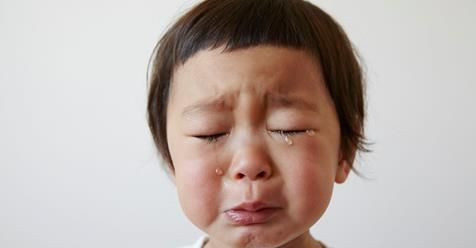
#> input picture cry.jpg, 476 x 248 px
$ jupyter execute 1_Face_Detection.ipynb   (shell and % lines are left out)
#> lines starting #> are read from the running program, lines starting #| are printed output that depends on the picture; after the words box and inside, x2 and y2 are one past the last pixel; in counts of white or black regions, pixels touching at a corner belong together
<a href="https://colab.research.google.com/github/Ruqyai/fihm/blob/master/1_Face_Detection.ipynb" target="_parent"></a>

##Haar feature-based cascade classifiers

It is basically a machine learning based approach where a cascade function is trained from a lot of images both positive and negative. Based on the training it is then used to detect the objects in the other images.

[more types ...](https://github.com/opencv/opencv/tree/master/data/haarcascades)

##Upload an image

[cell 1]
from google.colab import files
img_name = files.upload()
#> the answer given: cry.jpg

## Let us start

[cell 2]
import cv2
from google.colab.patches import cv2_imshow
import matplotlib.pyplot as plt

imagePath= list(img_name)[0]

cascPath = "haarcascade_frontalface_default.xml"

# Create the haar cascade
faceCascade = cv2.CascadeClassifier(cascPath)

# Read the image
image = cv2.imread(imagePath)
#> image is the input picture: shape (248, 476, 3); mean B, G, R 168.8, 174.1, 187
gray = cv2.cvtColor(image, cv2.COLOR_BGR2GRAY)
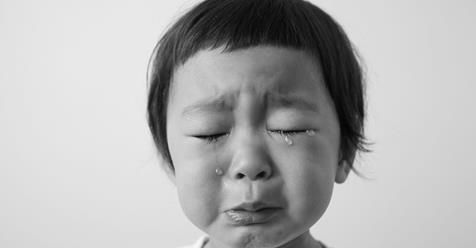
#> gray: shape (248, 476); min 4, max 247, mean 177.3

# Detect faces in the image
faces = faceCascade.detectMultiScale(
    gray,
    scaleFactor=1.1,
    minNeighbors=5,
    minSize=(30, 30)
)
#> faces = [[151, 41, 192, 192]]

print("Found {0} faces!".format(len(faces)))
#| Found 1 faces!

# Draw a rectangle around the faces
for (x, y, w, h) in faces:
    cv2.rectangle(image, (x, y), (x+w, y+h), (0, 255, 0), 2)
#> this loop made 1 pass
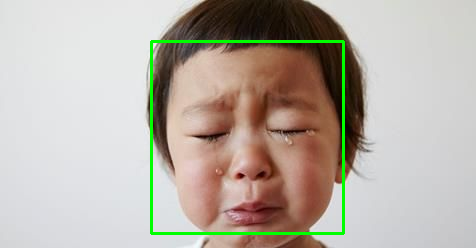
#> image: shape (248, 476, 3); 1.95% of pixels changed, all inside (x1, y1, x2, y2) = (150, 40, 345, 235)
cv2_imshow(image)

# show using matplotlib
plt.imshow(cv2.cvtColor(image, cv2.COLOR_BGR2RGB))
plt.axis('off')
plt.show()

$ run again, on sad.jpg
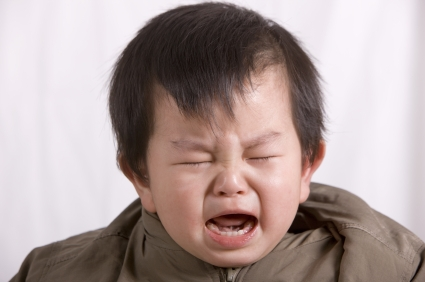
#> input picture sad.jpg, 425 x 282 px
#> image is the input picture: shape (282, 425, 3); mean B, G, R 155.1, 157.3, 173.9
#> `gray = cv2.cvtColor(image, cv2.COLOR_BGR2GRAY)`:
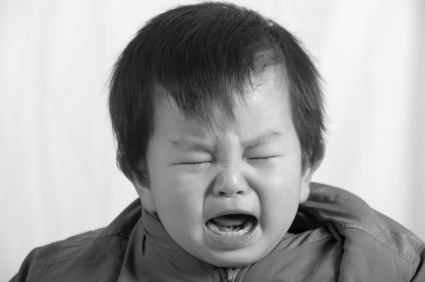
#> gray: shape (282, 425); min 1, max 249, mean 161.9
#> faces = [[152, 93, 160, 160]]
#| Found 1 faces!
#> the loop `for (x, y, w, h) in faces:` made 1 pass
#> after the loop `for (x, y, w, h) in faces:`:
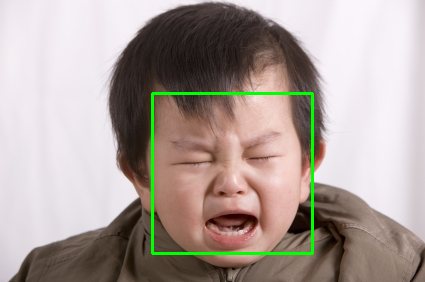
#> image: shape (282, 425, 3); 1.6% of pixels changed, all inside (x1, y1, x2, y2) = (151, 92, 314, 255)
